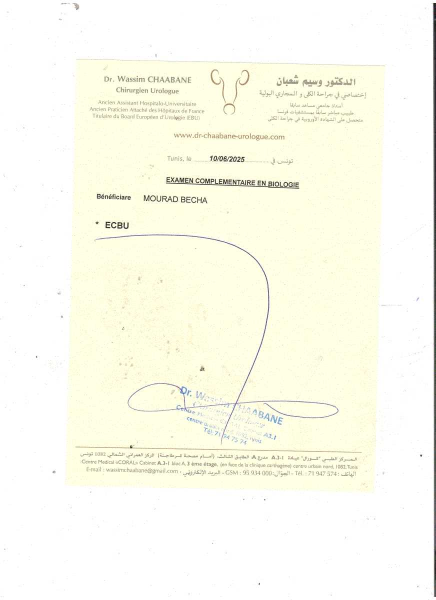
#> input picture steros-smart-prescription-ai/testData/Autre10_06_2025 10-56-43 .jpg, 871 x 1200 px, found by its file name (shown at 1/2 size)
$ python comparer_modeles_ocr.py
#> lines starting #> are read from the running program, lines starting #| are printed output that depends on the picture; after the words box and inside, x2 and y2 are one past the last pixel; in counts of white or black regions, pixels touching at a corner belong together
### steros-smart-prescription-ai/pretraitement.py
import cv2
import numpy as np


def convertir_niveaux_de_gris(image):
    """Convertit l'image en niveaux de gris (nécessaire pour la plupart des traitements OCR)."""
    return cv2.cvtColor(image, cv2.COLOR_BGR2GRAY)


def reduire_bruit(image_grise):
    """Réduit le bruit tout en préservant les contours du texte."""
    return cv2.fastNlMeansDenoising(image_grise, h=10)


def ameliorer_contraste(image_grise):
    """Améliore le contraste localement (CLAHE)."""
    clahe = cv2.createCLAHE(clipLimit=2.0, tileGridSize=(8, 8))
    return clahe.apply(image_grise)


def accentuer_nettete(image_grise):
    """Applique un filtre de netteté (unsharp mask) pour accentuer les contours du texte."""
    flou = cv2.GaussianBlur(image_grise, (0, 0), sigmaX=3)
    nette = cv2.addWeighted(image_grise, 1.5, flou, -0.5, 0)
    return nette


def binariser(image_grise):
    """Convertit en noir et blanc pur (binarisation adaptative)."""
    return cv2.adaptiveThreshold(
        image_grise, 255, cv2.ADAPTIVE_THRESH_GAUSSIAN_C,
        cv2.THRESH_BINARY, blockSize=31, C=15,
    )


def corriger_orientation(image_grise):
    """Détecte et corrige une rotation légère du document."""
    contours = cv2.Canny(image_grise, 50, 150)
    lignes = cv2.HoughLinesP(contours, 1, np.pi / 180, threshold=100, minLineLength=100, maxLineGap=10)

    if lignes is None:
        return image_grise

    lignes = lignes.reshape(-1, 4)
    angles = []
    for x1, y1, x2, y2 in lignes:
        angle = np.degrees(np.arctan2(y2 - y1, x2 - x1))
        angles.append(angle)

    angle_median = np.median(angles)

    if abs(angle_median) < 0.5 or abs(angle_median) > 45:
        return image_grise

    (h, w) = image_grise.shape[:2]
    centre = (w // 2, h // 2)
    matrice_rotation = cv2.getRotationMatrix2D(centre, angle_median, 1.0)
    image_corrigee = cv2.warpAffine(
        image_grise, matrice_rotation, (w, h), flags=cv2.INTER_CUBIC, borderMode=cv2.BORDER_REPLICATE
    )
    return image_corrigee


# [11 lines left out: function supprimer_lignes_tableau, not called in this run]


def redimensionner_pour_ocr(image, facteur=3):
    """Agrandit l'image pour améliorer la précision de l'OCR."""
    hauteur, largeur = image.shape[:2]
    return cv2.resize(image, (largeur * facteur, hauteur * facteur), interpolation=cv2.INTER_CUBIC)


def pretraiter_image(image, supprimer_tableau=False, redimensionner=True):
    """
    Enchaîne toutes les étapes de prétraitement dans l'ordre.

    Args:
        image: image d'entrée (BGR, couleur)
        supprimer_tableau: si True, supprime les lignes de tableau (pour zone_analyses en tableau)
        redimensionner: si True (par défaut), agrandit l'image avant traitement
    """
    if redimensionner:
        image = redimensionner_pour_ocr(image, facteur=3)

    grise = convertir_niveaux_de_gris(image)
    orientee = corriger_orientation(grise)
    debruitee = reduire_bruit(orientee)
    contrastee = ameliorer_contraste(debruitee)
    nette = accentuer_nettete(contrastee)
    binaire = binariser(nette)

    if supprimer_tableau:
        binaire = supprimer_lignes_tableau(binaire)

    return binaire

### steros-smart-prescription-ai/comparer_modeles_ocr.py
import cv2
import pytesseract

pytesseract.pytesseract.tesseract_cmd = r'C:\Program Files\Tesseract-OCR\tesseract.exe'


def tester_avec_modele(image, dossier_tessdata=None, label=""):
    config = f'--tessdata-dir {dossier_tessdata}' if dossier_tessdata else ''

    donnees = pytesseract.image_to_data(image, lang='fra', config=config, output_type=pytesseract.Output.DICT)

    mots = []
    confiances = []
    for i in range(len(donnees['text'])):
        mot = donnees['text'][i].strip()
        conf = int(donnees['conf'][i])
        if mot != "" and conf > 0:
            mots.append(mot)
            confiances.append(conf)

    texte = " ".join(mots)
    confiance_moyenne = sum(confiances) / len(confiances) if confiances else 0

    print(f"----- {label} -----")
    print(f"Texte : {texte}")
    print(f"Confiance moyenne : {confiance_moyenne:.1f}%\n")
if __name__ == "__main__":
    from pretraitement import pretraiter_image

    chemin_image = r"C:\Users\User\Desktop\steros-smart-prescription-ai\testData\Autre10_06_2025 10-56-43 .jpg"  # adapte avec l'image/zone que tu veux comparer
    image = cv2.imread(chemin_image)
#> image is the input picture: shape (1200, 871, 3); mean B, G, R 238.3, 251.4, 251.5

    if image is None:
        print(f"Image introuvable : {chemin_image}")
    else:
        image_pretraitee = pretraiter_image(image)
#> in convertir_niveaux_de_gris, `return cv2.cvtColor(image, cv2.COLOR_BGR2GRAY)`:
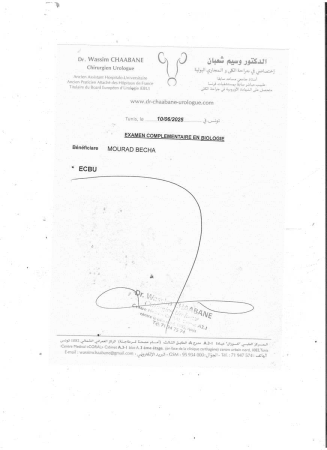
#> returned value: shape (3600, 2613) (shown at 1/8 size); min 0, max 255, mean 249.9
#> in corriger_orientation, `contours = cv2.Canny(image_grise, 50, 150)`:
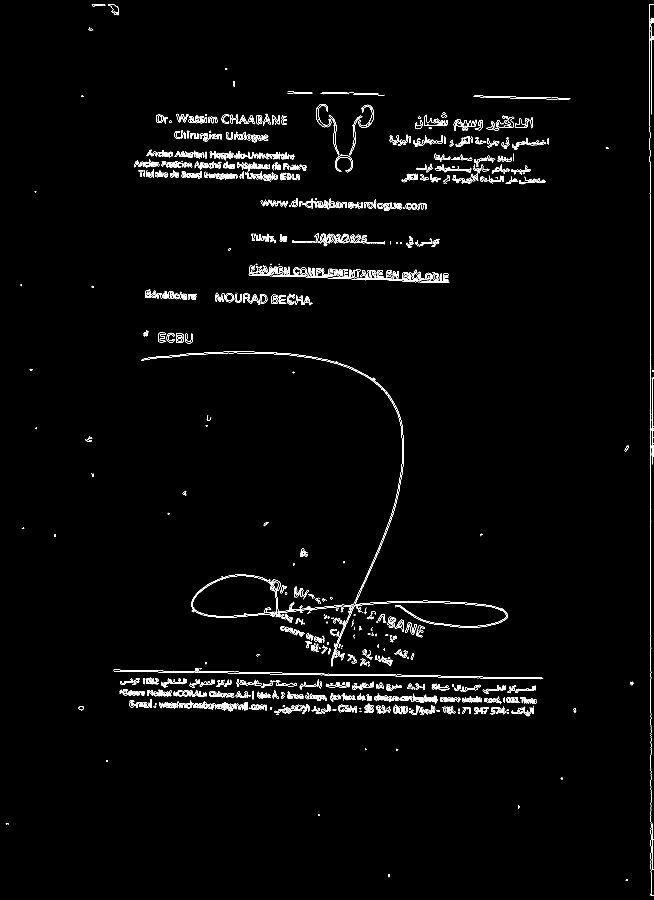
#> contours: shape (3600, 2613) (shown at 1/4 size); 1.1% white in thin lines or dots
#> in corriger_orientation, `lignes = cv2.HoughLinesP(contours, 1, np.pi / 180, threshold=100, minL..`: lignes = 195 rows, first 6: [2602, 2159, 2602, 1081], [1057, 2695, 1195, 2697], [2603, 2919, 2603, 2568], [1625, 2788, 1746, 2790], [2609, 1857, 2609, 1511], [838, 2782, 1014, 2785]
#> the loop in corriger_orientation, `for x1, y1, x2, y2 in lignes:` made 195 passes
#> (x1, y1, x2, y2, angle) on passes 1 to 3: (2602, 2159, 2602, 1081, -90), (1057, 2695, 1195, 2697, 0.83), (2603, 2919, 2603, 2568, -90)
#> after the loop in corriger_orientation, `for x1, y1, x2, y2 in lignes:`: angles = 195 values, max 9.91 at index 193, min -90 at index 0, mean -5.06
#> in corriger_orientation, `angle_median = np.median(angles)`: angle_median = 0.988
#> in corriger_orientation, `matrice_rotation = cv2.getRotationMatrix2D(centre, angle_median, 1.0)`: matrice_rotation = [[1, 0.0172, -30.84], [-0.0172, 1, 22.78]]
#> in corriger_orientation, `image_corrigee = cv2.warpAffine( image_grise, matrice_rotation, (w, h)..`:
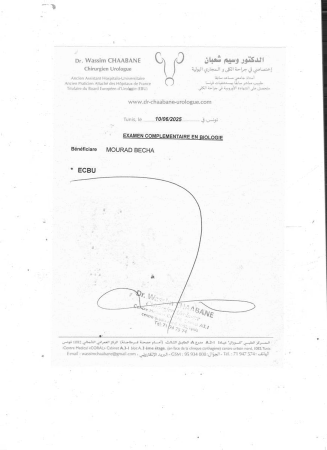
#> image_corrigee: shape (3600, 2613) (shown at 1/8 size); min 0, max 255, mean 249.5
#> in binariser, `return cv2.adaptiveThreshold( image_grise, 255, cv2.ADAPTIVE_THRESH_GA..`:
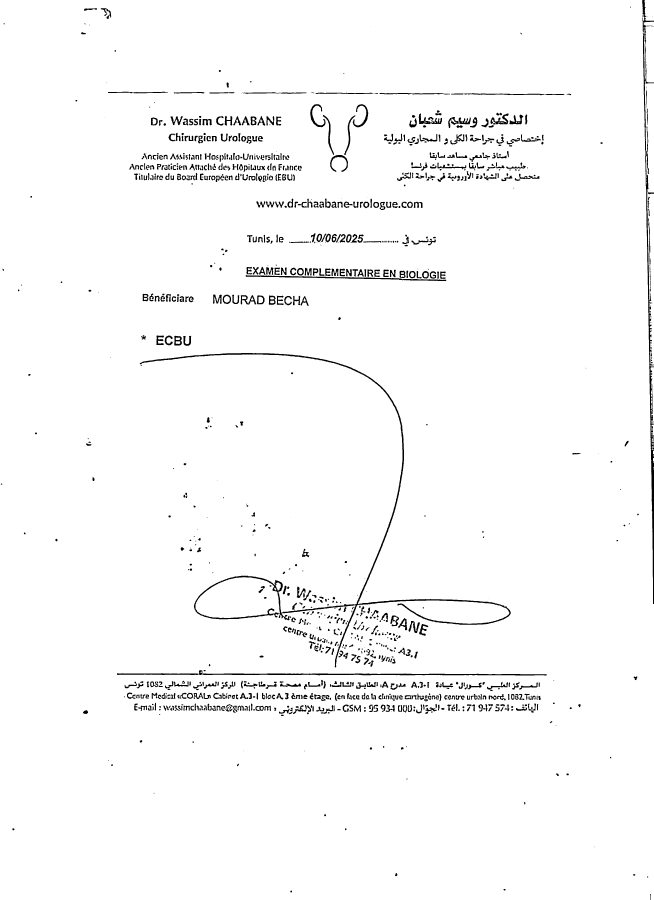
#> returned value: shape (3600, 2613) (shown at 1/4 size); 97.6% white; 1122 black regions (140 under 20 px), largest, box (x1, y1, x2, y2) and area: (559, 1412, 2043, 2670) 25950, (2569, 0, 2613, 2416) 14418, (468, 2681, 2187, 2702) 8851

        # Modèle "best" (déjà en place par défaut dans tessdata)
        tester_avec_modele(image_pretraitee, dossier_tessdata=None, label="MODELE BEST (actuel)")
#> (the call stopped at in tester_avec_modele, `donnees = pytesseract.image_to_data(image, lang='fra', config=config, ..`: pytesseract is not available in this run)

        # Modèle "standard" (ancien, via dossier séparé)
        tester_avec_modele(image_pretraitee, dossier_tessdata="C:/tessdata_standard", label="MODELE STANDARD (ancien)")
#> (the call stopped at in tester_avec_modele, `donnees = pytesseract.image_to_data(image, lang='fra', config=config, ..`: pytesseract is not available in this run)

$ run again, with steros-smart-prescription-ai/testData/Autre05_06_2025 09-57-14 .jpg copied over steros-smart-prescription-ai/testData/Autre10_06_2025 10-56-43 .jpg
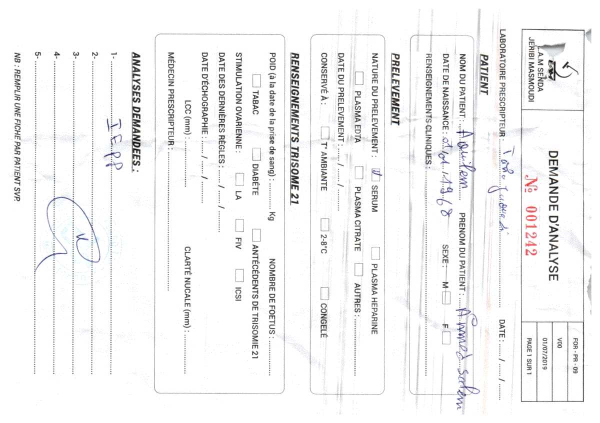
#> input picture steros-smart-prescription-ai/testData/Autre05_06_2025 09-57-14 .jpg, 1200 x 846 px, found by its file name (shown at 1/2 size)
#> image is the input picture: shape (846, 1200, 3); mean B, G, R 244.1, 243.8, 244
#> in corriger_orientation, `contours = cv2.Canny(image_grise, 50, 150)`:
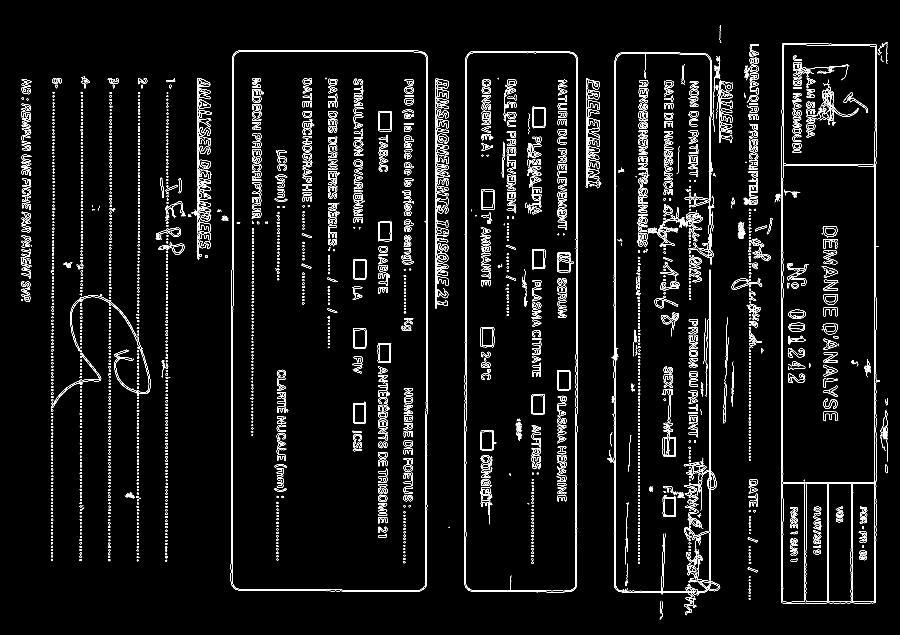
#> contours: shape (2538, 3600) (shown at 1/4 size); 2.5% white in thin lines or dots
#> lignes = 379 rows, first 6: [2456, 2343, 2456, 1667], [1710, 1537, 1710, 313], [2841, 2342, 2841, 1080], [2837, 1921, 2837, 1080], [3125, 1925, 3125, 707], [3497, 1185, 3497, 600]
#> the loop in corriger_orientation, `for x1, y1, x2, y2 in lignes:` made 379 passes
#> (x1, y1, x2, y2, angle) on passes 1 to 3: (2456, 2343, 2456, 1667, -90), (1710, 1537, 1710, 313, -90), (2841, 2342, 2841, 1080, -90)
#> after the loop in corriger_orientation, `for x1, y1, x2, y2 in lignes:`: angles = 379 values, max 89.49 at index 264, min -90 at index 0, mean -78.27
#> angle_median = -90
#> in binariser, `return cv2.adaptiveThreshold( image_grise, 255, cv2.ADAPTIVE_THRESH_GA..`:
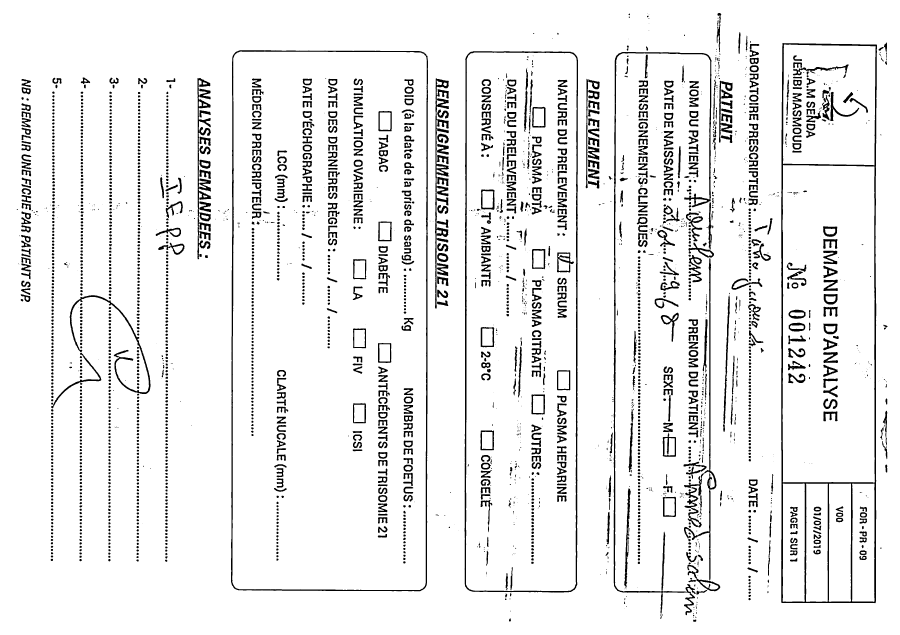
#> returned value: shape (2538, 3600) (shown at 1/4 size); 92.7% white; 2916 black regions (792 under 20 px), largest, box (x1, y1, x2, y2) and area: (3125, 172, 3508, 2413) 44186, (924, 201, 1712, 2365) 29530, (1858, 205, 2312, 2370) 28428

$ run again, with steros-smart-prescription-ai/testData/Autre05_06_2025 10-02-13 .jpg copied over steros-smart-prescription-ai/testData/Autre10_06_2025 10-56-43 .jpg
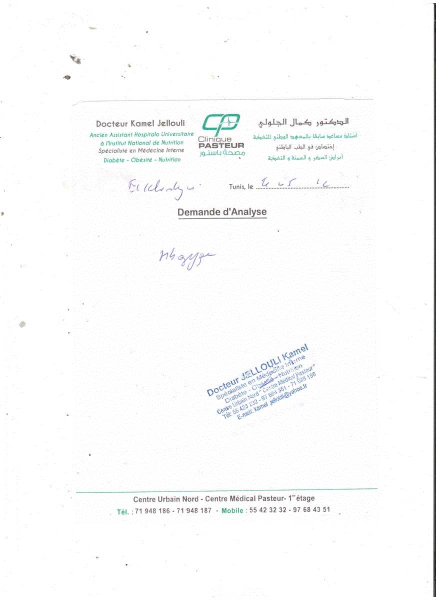
#> input picture steros-smart-prescription-ai/testData/Autre05_06_2025 10-02-13 .jpg, 871 x 1200 px, found by its file name (shown at 1/2 size)
#> image is the input picture: shape (1200, 871, 3); mean B, G, R 251.3, 251.2, 250.7
#> in corriger_orientation, `contours = cv2.Canny(image_grise, 50, 150)`:
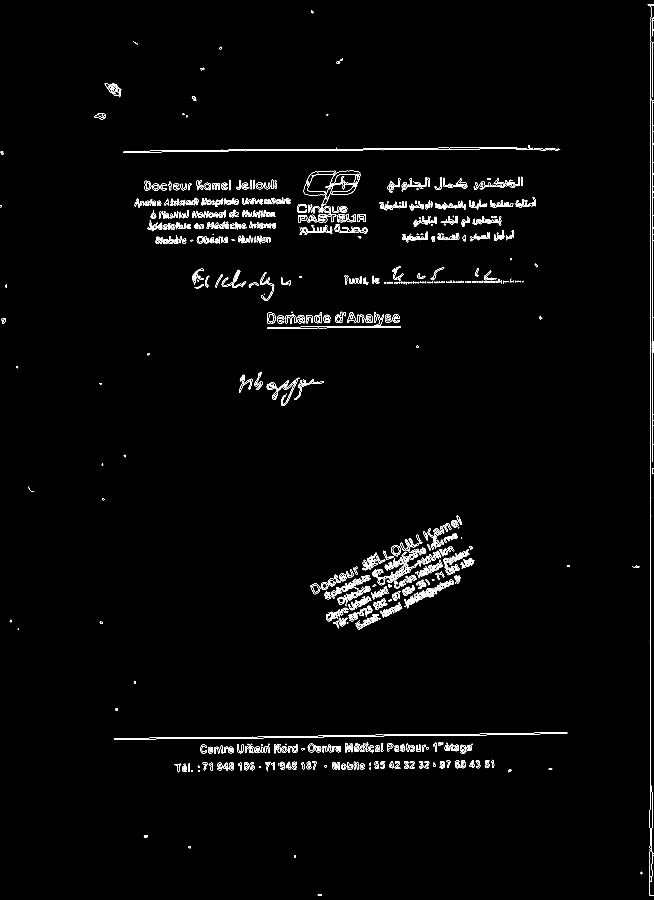
#> contours: shape (3600, 2613) (shown at 1/4 size); 0.98% white in thin lines or dots
#> lignes = 208 rows, first 6: [2603, 1824, 2603, 552], [2609, 1846, 2609, 403], [2602, 2455, 2602, 1991], [2601, 3048, 2601, 2650], [913, 599, 1177, 599], [1513, 597, 1883, 597]
#> the loop in corriger_orientation, `for x1, y1, x2, y2 in lignes:` made 208 passes
#> (x1, y1, x2, y2, angle) on passes 1 to 3: (2603, 1824, 2603, 552, -90), (2609, 1846, 2609, 403, -90), (2602, 2455, 2602, 1991, -90)
#> after the loop in corriger_orientation, `for x1, y1, x2, y2 in lignes:`: angles = 208 values, max 3.3 at index 149, min -90 at index 0, mean -9.68
#> angle_median = -1.04
#> matrice_rotation = [[1, -0.0182, 32.94], [0.0182, 1, -23.45]]
#> in binariser, `return cv2.adaptiveThreshold( image_grise, 255, cv2.ADAPTIVE_THRESH_GA..`:
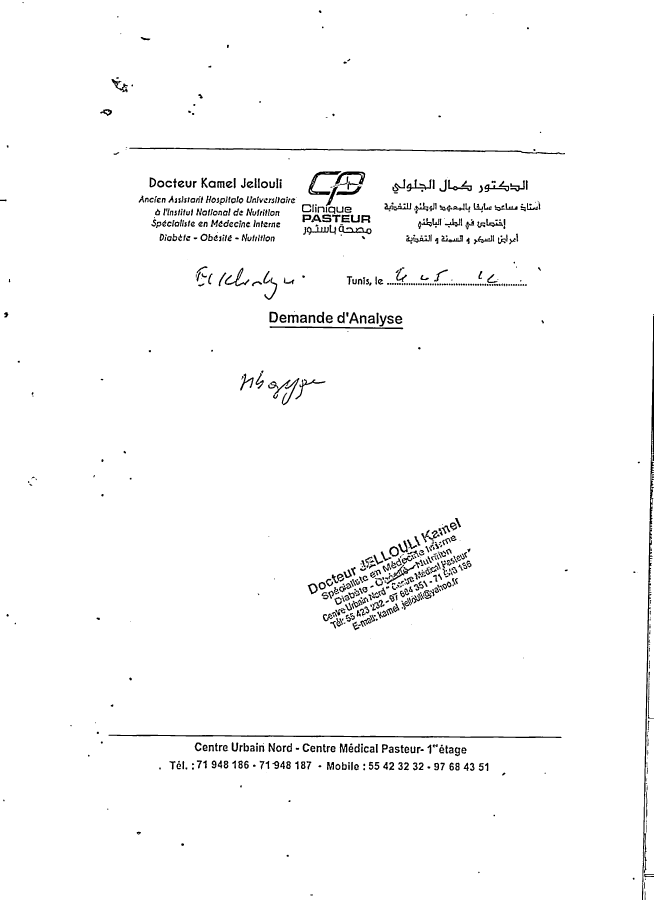
#> returned value: shape (3600, 2613) (shown at 1/4 size); 97.9% white; 876 black regions (95 under 20 px), largest, box (x1, y1, x2, y2) and area: (2569, 1263, 2613, 3531) 11970, (434, 2939, 2246, 2952) 8673, (517, 591, 2260, 617) 7974
